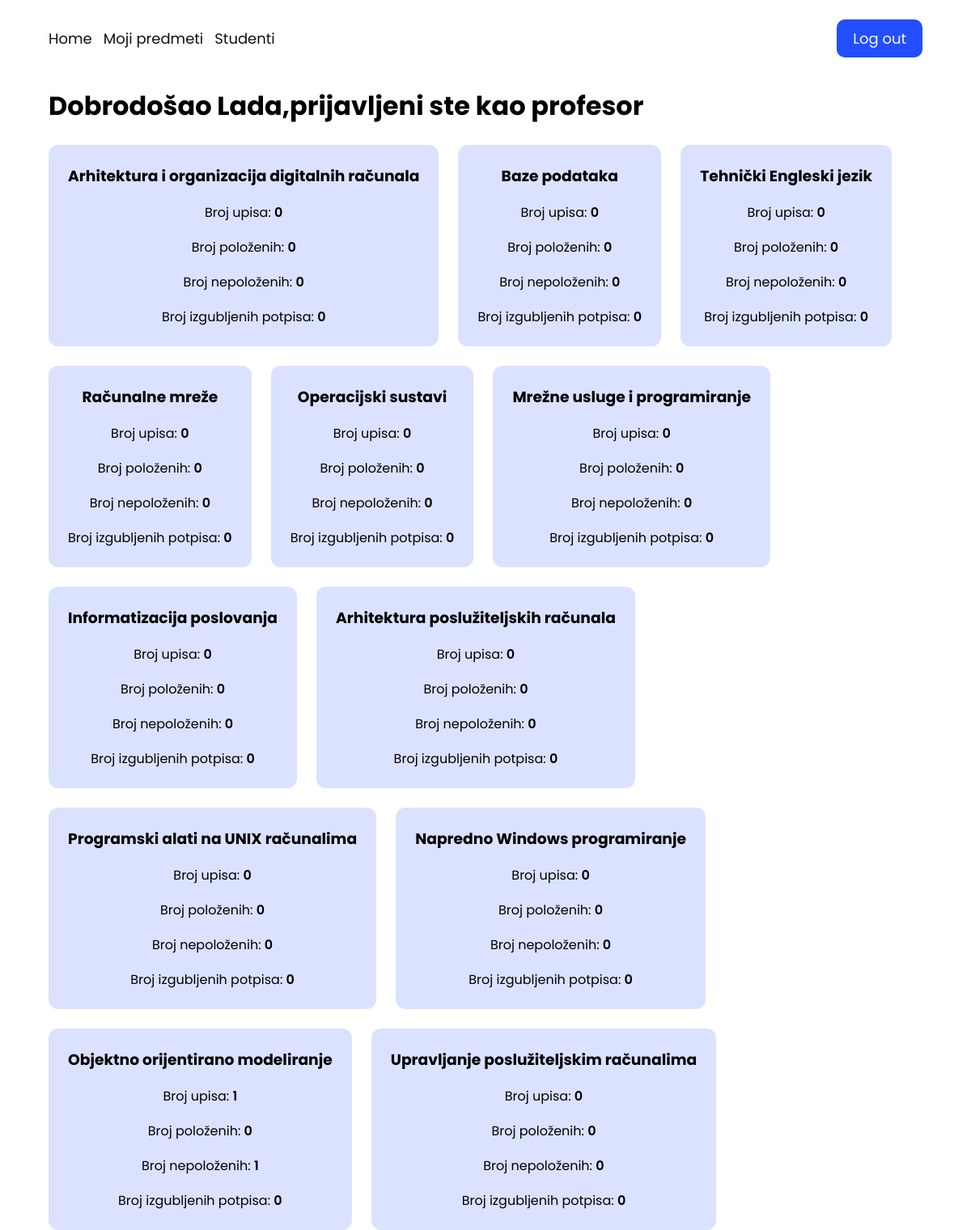
/professor/ (signed in), run on the app's committed database.
### base/models.py (models this page shows, shortened)
class Korisnik(AbstractUser):
    ROLES = (('prof', 'profesor'), ('stu', 'student'),('adm', 'admin'))
    STATUS = (('none', 'None'), ('izv', 'izvanredni student'), ('red', 'redovni student'))
    email = models.EmailField(unique=True)
    role = models.CharField(max_length=50,choices=ROLES,default='stu')
    status = models.CharField(blank=True,max_length=50,choices=STATUS,default='red')
    class Meta:
        verbose_name_plural = 'Korisnici'

class Predmet(models.Model):
    IZBORNI = (('DA', 'da'), ('NE', 'ne'))
    ime = models.CharField(max_length=50)
    kod = models.CharField(max_length=50)
    program = models.CharField(max_length=50)
    bodovi = models.IntegerField()
    sem_redovni = models.IntegerField()
    sem_izvanredni = models.IntegerField()
    izborni = models.CharField(max_length=50,choices=IZBORNI)
    korisnik_id = models.ForeignKey(Korisnik, on_delete=models.CASCADE,null=True, default=None)
    class Meta:
        verbose_name_plural = 'Predmeti'

### base/decorators.py (the view)
        def wrapper_func(request, *args, **kwargs):
            group = None
            if request.user.role == 'adm':
                group = 'admin'
            elif request.user.role == 'prof':
                group = 'professor'
            else:
                group = 'student'
            if group in allowed_roles:
                return view_funct(request, *args, **kwargs)
            else:
                return HttpResponse('<h2>You are not authorized</h2>')

### base/auth.py (called while the page is built)
    def get_user(self, user_id):
        UserModel = get_user_model()
        try:
            return UserModel.objects.get(pk=user_id)
        except UserModel.DoesNotExist:
            return None

### base/templates/base/professor.html
{% extends 'main.html' %}
{% block content %}
<h1 class="naslov">Dobrodošao {{ user.username }},prijavljeni ste kao profesor</h1>
{% if predmeti %}
<div class="statistic">
    {% for predmet in predmeti %}
    {% for key, value in predmet.items %}
    <div class="statistic_box">
        <h3>{{ key }}</h3>
        <p>Broj upisa: <span>{{ value.upisani }}</span></p>
        <p>Broj položenih: <span>{{ value.polozeno }}</span></p>
        <p>Broj nepoloženih: <span>{{ value.nepolozeno }}</span></p>
        <p>Broj izgubljenih potpisa: <span>{{ value.izgubljeno }}</span></p>
    </div>
    {% endfor %}
    {% endfor %}
</div>
{% else %}
<p>No subjects found.</p>
{% endif %}
{% endblock content %}

### static/css/style.css (style rules this page uses)
* { margin: 0; padding: 0; box-sizing: border-box; }
body { font-family: "Poppins", sans-serif; }
.naslov { margin: 12px 0 24px; }
.statistic { margin-top: 12px; display: flex; flex-direction: row; flex-wrap: wrap; gap: 24px; }
.statistic_box { padding: 24px; border-radius: 12px; background-color: rgba(34, 78, 255,0.16);; display: flex; flex-direction: column; align-items: center; align-self: baseline; gap: 18px; }
.statistic_box span { font-weight: 600; }

### data on the page
Korisnik: username "Lada", ime "Arhitektura i organizacija digitalnih računala", upisani "0", polozeno "0", nepolozeno "0", izgubljeno "0", ime "Baze podataka", ime "Tehnički Engleski jezik", ime "Računalne mreže", ime "Operacijski sustavi", ime "Mrežne usluge i programiranje", ime "Informatizacija poslovanja", ime "Arhitektura poslužiteljskih računala", ime "Programski alati na UNIX računalima", ime "Napredno Windows programiranje", ime "Objektno orijentirano modeliranje", upisani "1", nepolozeno "1", ime "Upravljanje poslužiteljskim računalima"
